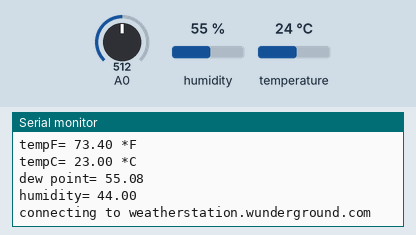
Recording of a sketch running on a simulated ESP8266 (NodeMCU). On the bench: the last lines printed to the serial monitor. Wiring (inferred from the names in the program): DHT11 sensor: data GPIO 2. The test bench sets the inputs (shaded band); at power-on: A0 = 512, humidity 55 %, temperature 24 °C. WiFi joins after 1.5 s; servers stay silent unless stated.

Above: at 6.7 s.
6.8 s: A0 set to 494
At 7.9 s:
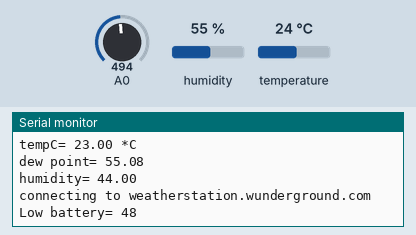
8.4 s: A0 set to 518
At 10.2 s:
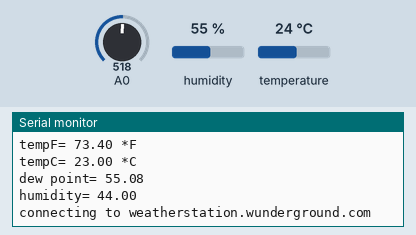
Timing chart, 0 to 11.7 s (numbered marks = the images above; inputs shaded):
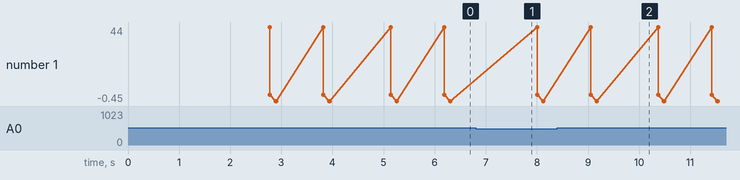

The sketch:

prueba_log_esp8266.ino
```cpp
#include <ESP8266WiFi.h>
#include "DHT.h"
#define DHTPIN          2   //Pin to attach the DHT
#define DHTTYPE DHT11       //type of DTH
const char* ssid     = "Netwok";
const char* password = "*****";
const int sleepTimeS = 10; //18000 for Half hour, 300 for 5 minutes etc.

///////////////Weather////////////////////////
char server [] = "weatherstation.wunderground.com";
char WEBPAGE [] = "GET /weatherstation/updateweatherstation.php?";
char ID [] = "IREGINDE61";
char PASSWORD [] = "YourPasswordOfWunderground";


/////////////IFTTT///////////////////////
const char* host = "maker.ifttt.com";//dont change
const String IFTTT_Event = "YourEventName";
const int puertoHost = 80;
const String Maker_Key = "YourMakerKey";
String conexionIF = "POST /trigger/"+IFTTT_Event+"/with/key/"+Maker_Key +" HTTP/1.1\r\n" +
                    "Host: " + host + "\r\n" +
                    "Content-Type: application/x-www-form-urlencoded\r\n\r\n";
//////////////////////////////////////////
DHT dht(DHTPIN, DHTTYPE);


void setup()
{
  Serial.begin(9600);

  dht.begin();
  delay(1000);
  Serial.println();
  Serial.print("Connecting to ");
  Serial.println(ssid);
  WiFi.begin(ssid, password);
  while (WiFi.status() != WL_CONNECTED) {
    delay(500);
    Serial.print(".");
  }
}

void loop(){
  //Check battery
  int level = analogRead(A0);
  level = map(level, 0, 1024, 0, 100);
  if(level<50)
  {
//   mandarNot(); //Send IFTT
   Serial.print("Low battery= ");
   Serial.println(level);
   delay(500);
  }
  //Get sensor data
  float tempc = dht.readTemperature();
  tempc=23;
  float tempf =  (tempc * 9.0)/ 5.0 + 32.0;
  float humidity = dht.readHumidity();
  humidity= 44;
  float dewptf = (dewPoint(tempf, humidity));
  //check sensor data
  Serial.println("+++++++++++++++++++++++++");
  Serial.print("tempF= ");
  Serial.print(tempf);
  Serial.println(" *F");
  Serial.print("tempC= ");
  Serial.print(tempc);
  Serial.println(" *C");
  Serial.print("dew point= ");
  Serial.println(dewptf);
  Serial.print("humidity= ");
  Serial.println(humidity);

  //Send data to Weather Underground
  Serial.print("connecting to ");
  Serial.println(server);
  WiFiClient client;
  if (!client.connect(server, 80)) {
    Serial.println("Conection Fail");
    return;
  }
    client.print(WEBPAGE);
    client.print("ID=");
    client.print(ID);
    client.print("&PASSWORD=");
    client.print(PASSWORD);
    client.print("&dateutc=");
    client.print("now");
    client.print("&tempf=");
    client.print(tempf);
    client.print("&dewptf=");
    client.print(dewptf);
    client.print("&humidity=");
    client.print(humidity);
    client.print("&softwaretype=ESP%208266O%20version1&action=updateraw&realtime=1&rtfreq=2.5");
    client.println();
    delay(500); //2500
//    sleepMode();

}


double dewPoint(double tempf, double humidity) //Calculate dew Point
{
  Serial.println("Calculando punto de rocio");

Serial.println("Plan B");
  Serial.println(humidity);
       double a = 17.271;
       double b = 237.7;
      double temppp = (a * tempf) / (b + tempf) + log(humidity*0.01);
      float Tr = (b * temppp) / (a - temppp);
    float Td=Tr;
    Tr = tempf - ((100 - humidity)/5);
    Serial.println(temppp);
  Serial.print("Punto de rocio= ");
  Serial.println(Tr);
  Serial.println("");
  Serial.println("Ahora de verdad...");
  double A0= 373.15/(273.15 + tempf);
  Serial.print("A0= 373.15/273.15+ tempf= ");
  Serial.println(A0);
  double SUM = -7.90298 * (A0-1);
  Serial.print("A0-1 *-7.90298= ");
  Serial.println(SUM);
  SUM += 5.02808 * log10(A0);
  Serial.print("Log(A0) *5.02808= ");
  Serial.println(SUM);
  SUM += -1.3816e-7 * (pow(10, (11.344*(1-1/A0)))-1) ;
  Serial.println(SUM);
  SUM += 8.1328e-3 * (pow(10,(-3.49149*(A0-1)))-1) ;
  Serial.println(SUM);
  SUM += log10(1013.246);
    Serial.print("Log(1013.246)= ");
  Serial.println(SUM);
  double VP = pow(10, SUM-3) * humidity;
  Serial.print("VP= ");
  Serial.println(VP);
  double T = log(VP/0.61078);
  Serial.print("T= ");
  Serial.println(T);
  Serial.print("Punto de Rocio 2= ");
  Serial.println((241.88 * T) / (17.558-T));
  return (241.88 * T) / (17.558-T);
  Serial.println(VP);
  Serial.println(T);
  //Calc dewptf


}
```

Measured:
- the behaviour switches between 506 and 507 on A0 (found by bisection; images 1 and 2)
- after the input at 6.8 s, the serial monitor: prints a new line after 0.43 s (image 1)
